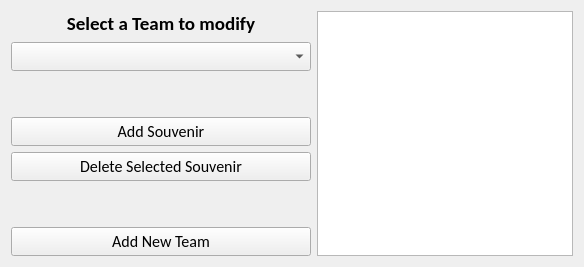
        <widget class="QWidget" name="Admin">
         <attribute name="title">
          <string>Admin</string>
         </attribute>
         <layout class="QHBoxLayout" name="horizontalLayout_5">
          <item>
           <layout class="QHBoxLayout" name="horizontalLayout_4">
            <item>
             <layout class="QVBoxLayout" name="verticalLayout_2">
              <item>
               <widget class="QLabel" name="label_2">
                <property name="sizePolicy">
                 <sizepolicy hsizetype="Maximum" vsizetype="Preferred">
                  <horstretch>0</horstretch>
                  <verstretch>0</verstretch>
                 </sizepolicy>
                </property>
                <property name="maximumSize">
                 <size>
                  <width>300</width>
                  <height>16777215</height>
                 </size>
                </property>
                <property name="font">
                 <font>
                  <family>Calibri</family>
                  <pointsize>14</pointsize>
                  <weight>75</weight>
                  <bold>true</bold>
                 </font>
                </property>
                <property name="text">
                 <string>Select a Team to modify</string>
                </property>
                <property name="alignment">
                 <set>Qt::AlignCenter</set>
                </property>
               </widget>
              </item>
              <item>
               <widget class="QComboBox" name="SelectTeam">
                <property name="sizePolicy">
                 <sizepolicy hsizetype="Maximum" vsizetype="Fixed">
                  <horstretch>0</horstretch>
                  <verstretch>0</verstretch>
                 </sizepolicy>
                </property>
                <property name="maximumSize">
                 <size>
                  <width>300</width>
                  <height>16777215</height>
                 </size>
                </property>
                <property name="font">
                 <font>
                  <family>Calibri</family>
                  <pointsize>12</pointsize>
                 </font>
                </property>
               </widget>
              </item>
              <item>
               <spacer name="verticalSpacer">
                <property name="orientation">
                 <enum>Qt::Vertical</enum>
                </property>
                <property name="sizeHint" stdset="0">
                 <size>
                  <width>300</width>
                  <height>40</height>
                 </size>
                </property>
               </spacer>
              </item>
              <item>
               <widget class="QPushButton" name="AddSouv">
                <property name="font">
                 <font>
                  <family>Calibri</family>
                  <pointsize>12</pointsize>
                 </font>
                </property>
                <property name="text">
                 <string>Add Souvenir</string>
                </property>
               </widget>
              </item>
              <item>
               <widget class="QPushButton" name="DeleteSouv">
                <property name="font">
                 <font>
                  <family>Calibri</family>
                  <pointsize>12</pointsize>
                 </font>
                </property>
                <property name="text">
                 <string>Delete Selected Souvenir</string>
                </property>
               </widget>
              </item>
              <item>
               <spacer name="verticalSpacer_7">
                <property name="orientation">
                 <enum>Qt::Vertical</enum>
                </property>
                <property name="sizeHint" stdset="0">
                 <size>
                  <width>20</width>
                  <height>40</height>
                 </size>
                </property>
               </spacer>
              </item>
              <item>
               <widget class="QPushButton" name="AddTeam">
                <property name="font">
                 <font>
                  <family>Calibri</family>
                  <pointsize>12</pointsize>
                 </font>
                </property>
                <property name="text">
                 <string>Add New Team</string>
                </property>
               </widget>
              </item>
             </layout>
            </item>
            <item>
             <widget class="QTableWidget" name="ModifyTable">
              <property name="font">
               <font>
                <family>Calibri</family>
                <pointsize>12</pointsize>
               </font>
              </property>
             </widget>
            </item>
           </layout>
          </item>
         </layout>
        </widget>
